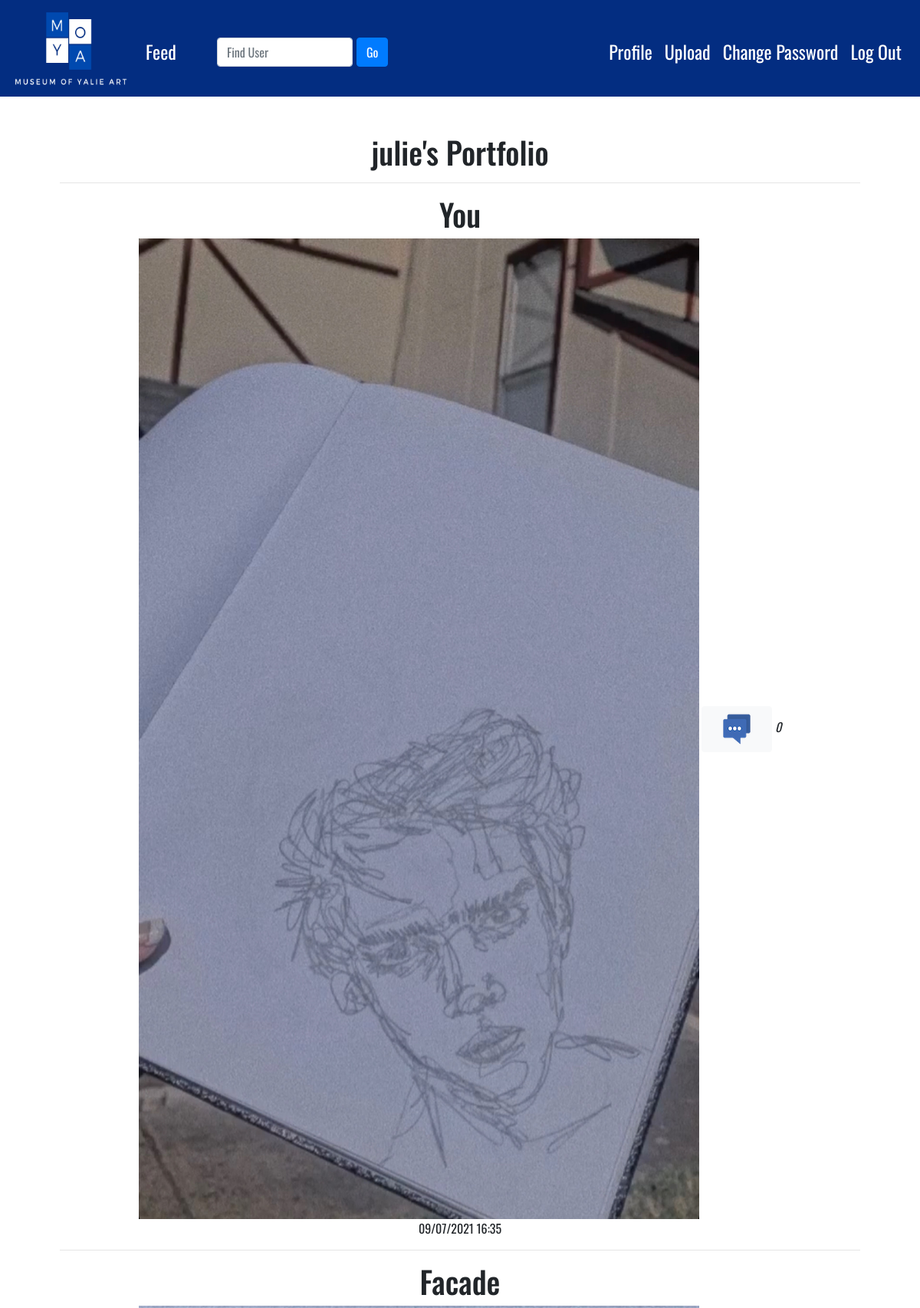
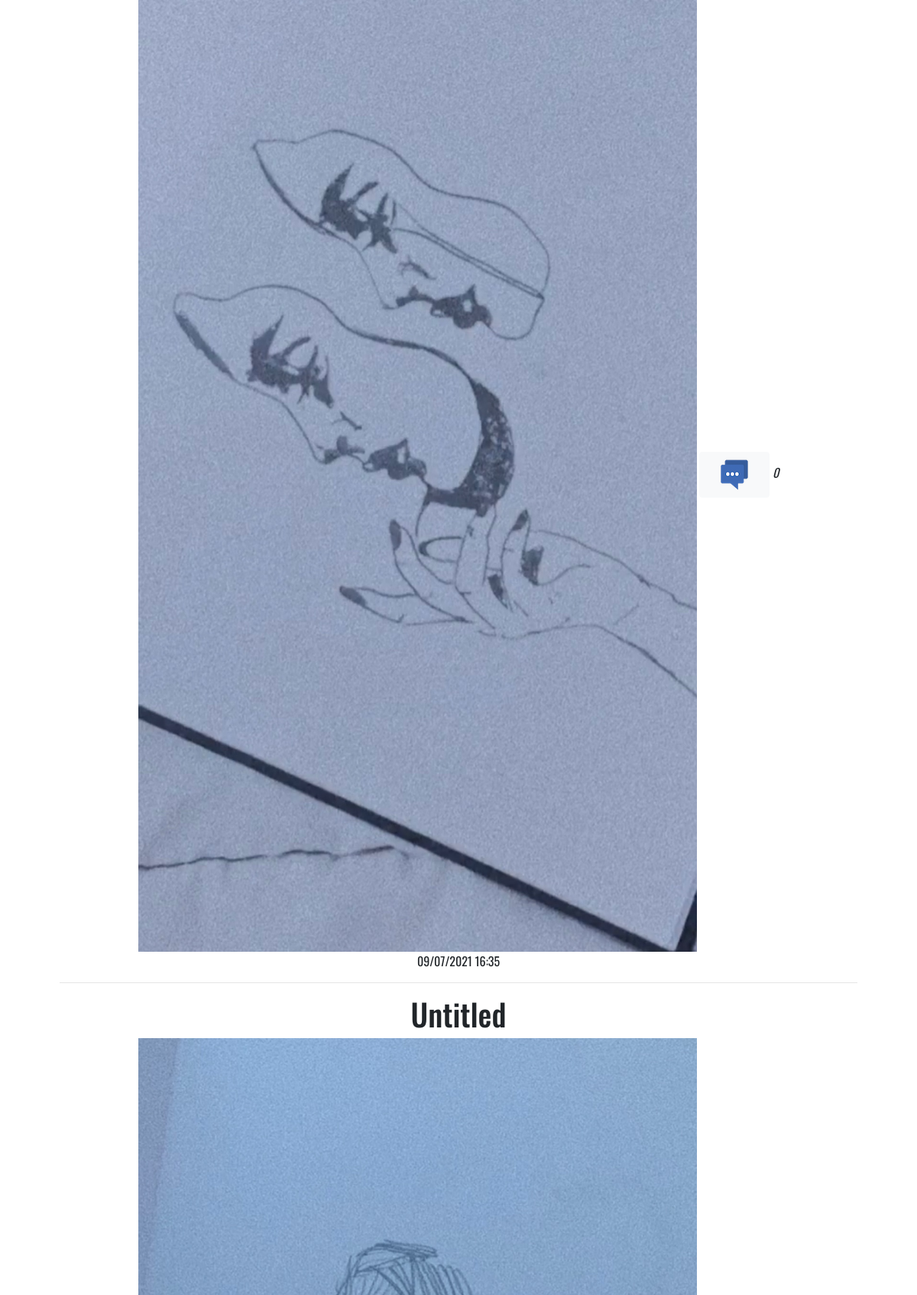
/viewprofile?q=julie (signed in, upper part), run on the app's committed database (2 pictures, top to bottom).
### tables this page shows
CREATE TABLE users (id INTEGER NOT NULL, username TEXT NOT NULL, password_hash TEXT NOT NULL, email TEXT NOT NULL, PRIMARY KEY (id));

CREATE TABLE posts (id INTEGER NOT NULL, image BLOB NOT NULL, artist INTEGER NOT NULL, time TEXT NOT NULL, title TEXT NOT NULL, comment_count INTEGER NOT NULL default (0), PRIMARY KEY (id));

### application.py (the view)
@app.route("/viewprofile")
@login_required
def view_profile():
    def render_profile(username):
        user_id = db.execute("SELECT id FROM users WHERE username = ?", username)
        posts = db.execute("SELECT username, image, artist, time, title, comment_count, posts.id FROM posts JOIN users ON users.id = posts.artist WHERE artist IN (SELECT id FROM users WHERE username = ?) ORDER BY posts.id DESC", username)
        return render_template("viewprofile.html", posts=posts, username=username, user=session['user_id'])
    if request.args.get("q") == None:
        return render_profile(db.execute("SELECT username FROM users WHERE id = ?", session['user_id'])[0]['username'])
    rows = db.execute("SELECT * FROM users WHERE username = ?", request.args.get("q"))
    if len(rows) != 1:
        return render_template("feed.html", error="That user doesn't exist!", page=0)
    return render_profile(db.execute("SELECT username FROM users WHERE username = ?", request.args.get("q"))[0]['username'])

### application.py (called while the page is built)
@app.after_request
def after_request(response):
    response.headers["Cache-Control"] = "no-cache, no-store, must-revalidate"
    response.headers["Expires"] = 0
    response.headers["Pragma"] = "no-cache"
    return response

### helpers.py (called while the page is built)
def login_required(f):
    @wraps(f)
    def decorated_function(*args, **kwargs):
        if session.get("user_id") is None:
            return redirect("/login")
        return f(*args, **kwargs)
    return decorated_function

### templates/viewprofile.html (shortened to what this page needs)
{% extends "layout.html" %}
{% block main %}
<h1>{{username}}'s Portfolio</h1>
<hr>
    {% for post in posts %}
    <div>
    <h1>{{post['title']}}</h1>
    <form action="/viewpost" method="post">
    <img src="./static/photos/{{post['image']}}" alt="post" class="img-fluid">
    <button class ="btn btn-light" style ="comments" name="comments" type="submit" value="{{post['id']}}"> <img src="./static/comments.PNG"></button>
    <i style="comment_number"> {{post['comment_count']}} </i>
    </form>
    <p>{{post['time']}}</p>
    </div>
    <hr>
    {% endfor %}
{% endblock %}

### static/styles.css (style rules this page uses)
img { vertical-align: middle; }
.img-fluid { max-width: 70% !important; height: auto; }
main img { max-width: 100%; }

### templates/layout.html (style rules this page uses)
body { font-family: "Oswald", sans-serif; }

### data on the page
users: username "julie"
posts: title "You", image (picture), {{ post['id'] }} 10 (drawn), comment_count "0", time "09/07/2021 16:35"
posts: title "Facade", image (picture), {{ post['id'] }} 9 (drawn), comment_count "0", time "09/07/2021 16:35"
posts: title "Untitled", image (picture)
